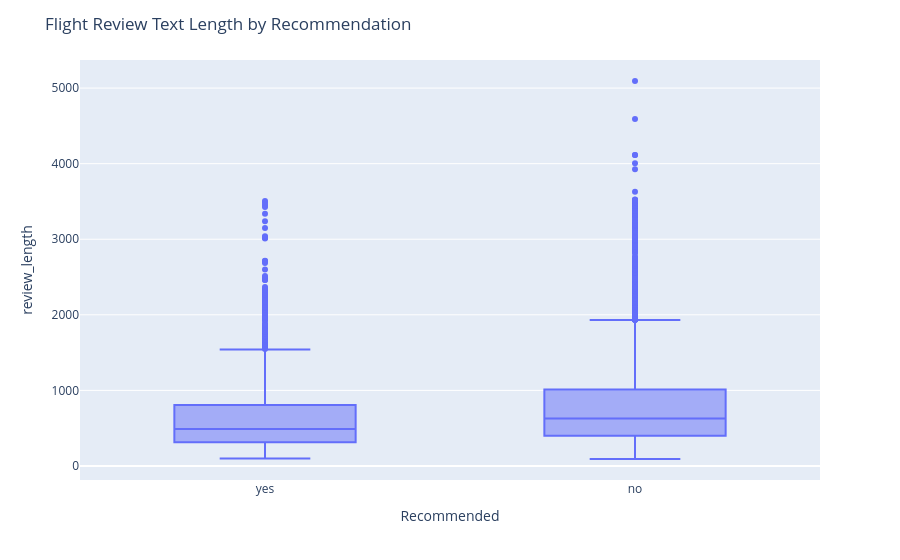

Notebook code for this chart:
### Code cell
import warnings
warnings.filterwarnings("ignore", category=FutureWarning)
from textblob import TextBlob
import plotly.express as px

df['review_length'] = df['Review'].str.len()

fig = px.box(df,
             x='Recommended',
             y='review_length')

fig.update_layout(title='Flight Review Text Length by Recommendation')

fig.show()

### Figure 1 — Plotly figure (JSON) as saved in the notebook; plotly's stock layout.template omitted (floating-point values rounded to 4 significant figures; data arrays with more than 128 entries replaced by an {"elided": "..."} marker saying what was removed)
{"data": [{"alignmentgroup": "True", "hovertemplate": "Recommended=%{x}<br>review_length=%{y}<extra></extra>", "legendgroup": "", "marker": {"color": "#636efa"}, "name": "", "notched": false, "offsetgroup": "", "orientation": "v", "showlegend": false, "type": "box", "x": {"elided": "7730 str values"}, "x0": " ", "xaxis": "x", "y": {"elided": "7730 int values"}, "y0": " ", "yaxis": "y"}], "layout": {"boxmode": "group", "legend": {"tracegroupgap": 0}, "margin": {"t": 60}, "title": {"text": "Flight Review Text Length by Recommendation"}, "xaxis": {"anchor": "y", "domain": [0, 1], "title": {"text": "Recommended"}}, "yaxis": {"anchor": "x", "domain": [0, 1], "title": {"text": "review_length"}}}}
